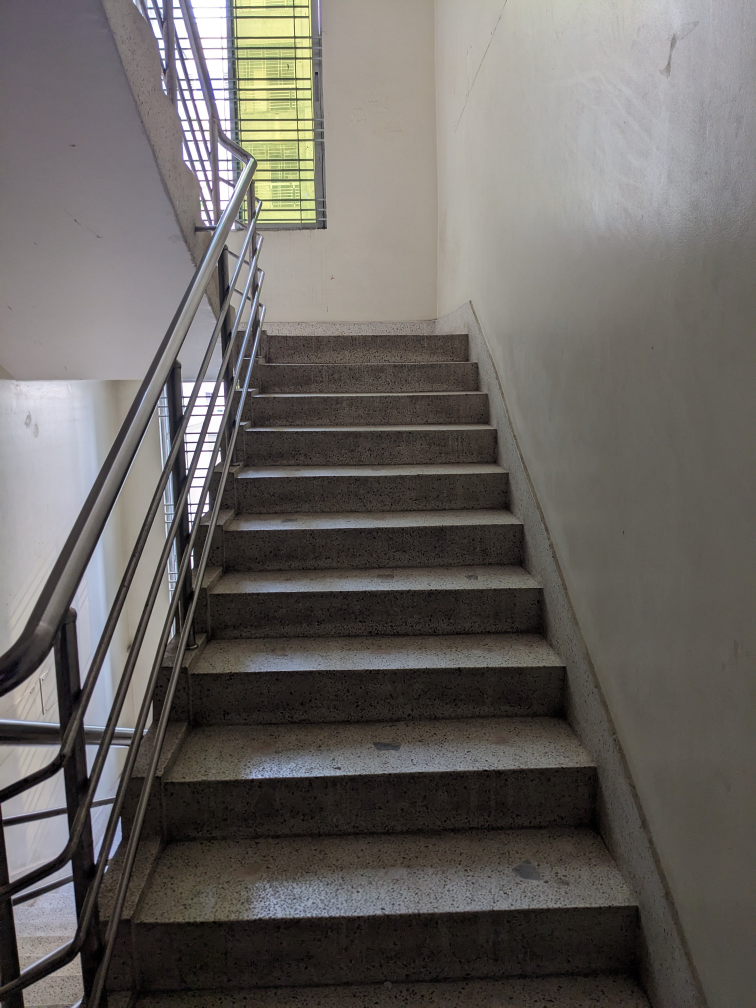
#> input picture stairs 2.jpg, 3024 x 4032 px (shown at 1/4 size)
$ python test2.py
#> lines starting #> are read from the running program, lines starting #| are printed output that depends on the picture; after the words box and inside, x2 and y2 are one past the last pixel; in counts of white or black regions, pixels touching at a corner belong together
import cv2
import numpy as np

# Load the image
img = cv2.imread("stairs 2.jpg")
#> img is the input picture: shape (4032, 3024, 3); mean B, G, R 97.6, 101.1, 105.1
img = cv2.resize(img, None, fx=0.2, fy=0.2)
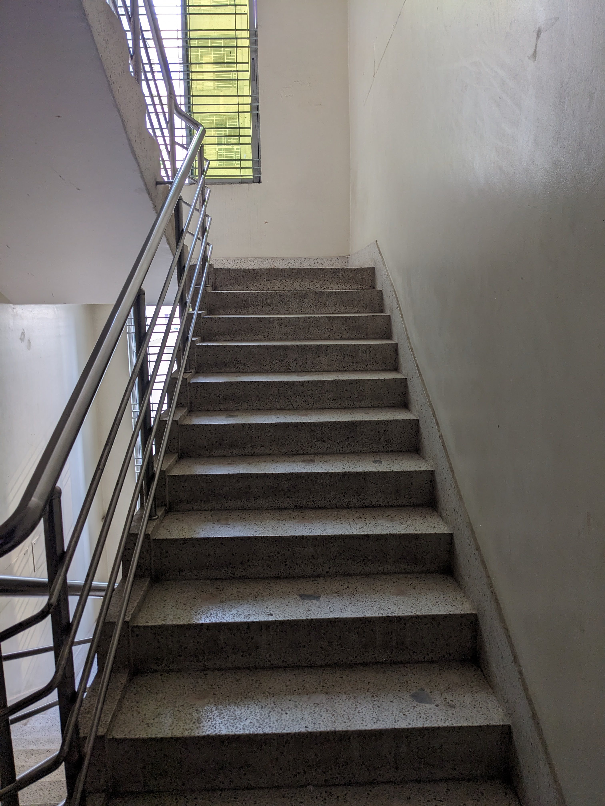
#> img: shape (806, 605, 3); mean B, G, R 97.6, 101.1, 105.1
cv2.imshow("Source", img)

# Apply Gaussian blur to get good results
img_blur = cv2.GaussianBlur(img, (5, 5), 0)

# Edge detection using Canny
dst = cv2.Canny(img_blur, 80, 240, 3)
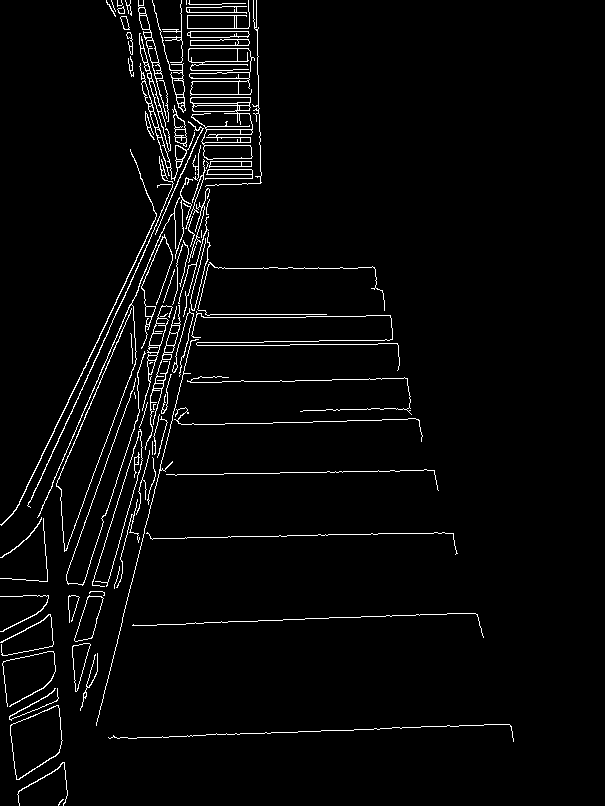
#> dst: shape (806, 605); 3.2% white in thin lines or dots, all inside (x1, y1, x2, y2) = (0, 0, 514, 806)
out_img = cv2.cvtColor(dst, cv2.COLOR_GRAY2BGR)
control = cv2.cvtColor(dst, cv2.COLOR_GRAY2BGR)

# Line detection using HoughLinesP
lines = cv2.HoughLinesP(dst, 1, np.pi / 180, 30, minLineLength=60, maxLineGap=5)
#> lines = 55 rows, first 6: [96, 724, 192, 336], [83, 584, 139, 410], [69, 417, 172, 186], [107, 585, 127, 514], [190, 302, 208, 232], [76, 691, 142, 458]


y_keeper_for_lines = []

if lines is not None:
    for i in range(1, len(lines)):
        l = lines[i][0]
        cv2.line(control, (l[0], l[1]), (l[2], l[3]), (0, 0, 255), 3, cv2.LINE_AA)
#> this loop made 54 passes
#> l on passes 1 to 12: [83, 584, 139, 410], [69, 417, 172, 186], [107, 585, 127, 514], [190, 302, 208, 232], [76, 691, 142, 458], [66, 550, 131, 371], [148, 346, 184, 242], [185, 537, 327, 535], [88, 597, 140, 429], [337, 617, 475, 613], [99, 483, 144, 352], [28, 506, 70, 413]
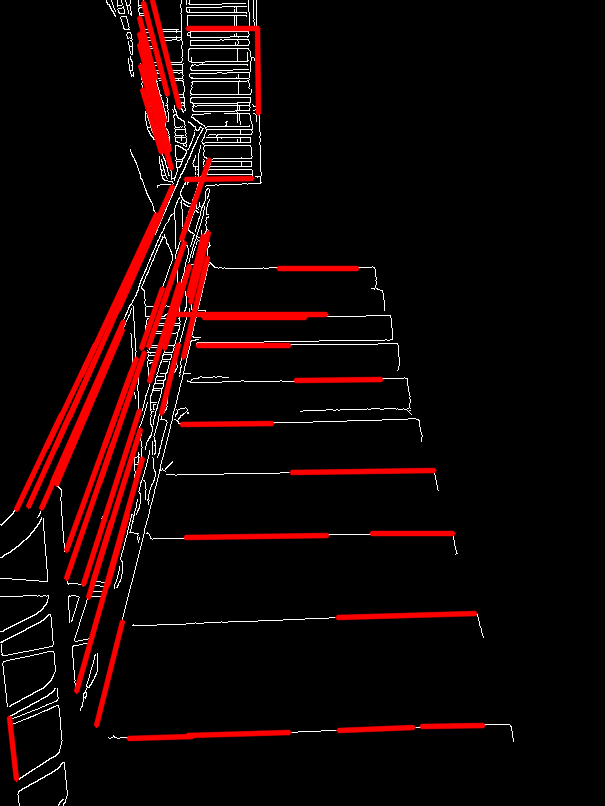
#> control: shape (806, 605, 3); mean B, G, R 4.9, 4.9, 19.5

    l = lines[0][0]
#> l = [96, 724, 192, 336]
    cv2.line(out_img, (0, l[1]), (img.shape[1], l[1]), (0, 0, 255), 3, cv2.LINE_AA)
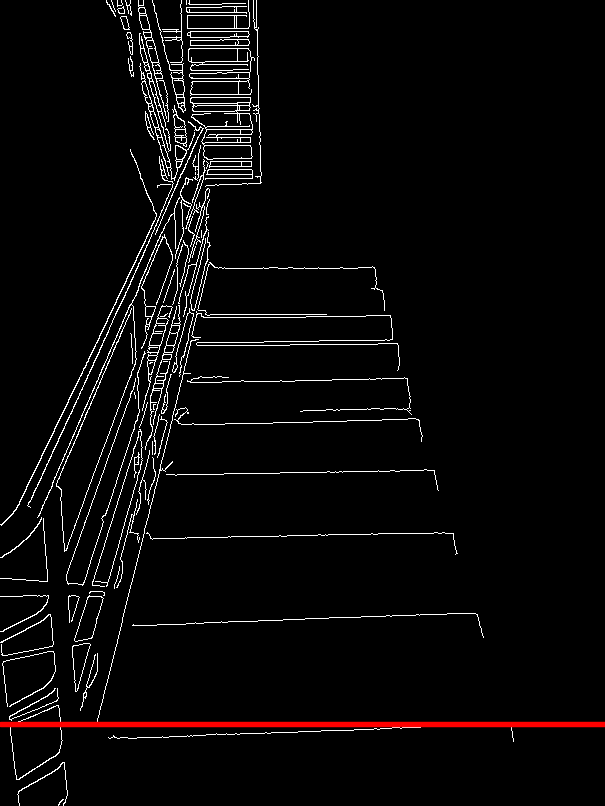
#> out_img: shape (806, 605, 3); mean B, G, R 8, 8, 9.7
    y_keeper_for_lines.append(l[1])

    okey = 1
    stair_counter = 1

    print(lines)
#> (printed output is left out)

    for i in range(1, len(lines)):
        l = lines[i][0]
        for m in y_keeper_for_lines:
            if abs(m - l[1]) < 15:
                okey = 0

        if okey:
            cv2.line(out_img, (0, l[1]), (img.shape[1], l[1]), (0, 0, 255), 3, cv2.LINE_AA)
            y_keeper_for_lines.append(l[1])
            stair_counter += 1
        okey = 1
#> this loop made 54 passes
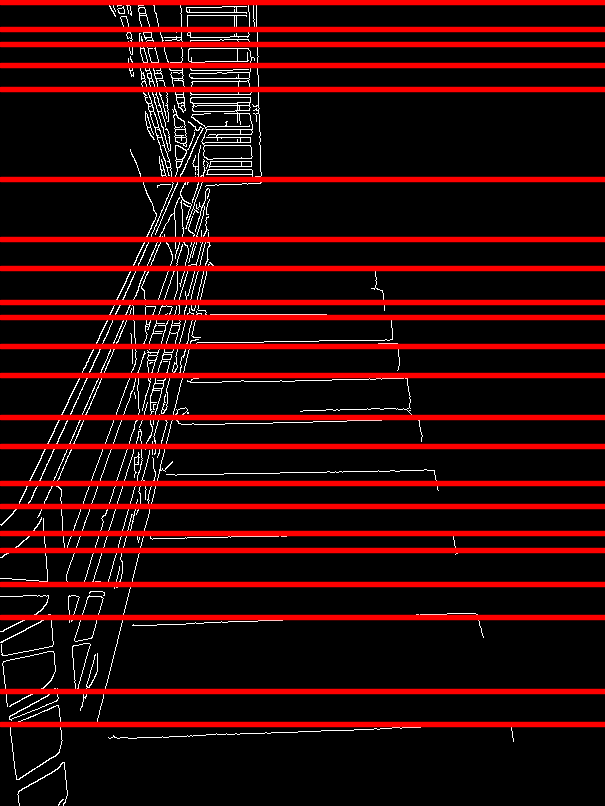
#> out_img: shape (806, 605, 3); 18.11% of pixels changed, all inside (x1, y1, x2, y2) = (0, 0, 605, 695)
#> after the loop, stair_counter = 22; y_keeper_for_lines = [724, 584, 417, 302, 691, 550, 346, 617, 483, 506, 375, 446, 239, 2, 317, 29, 533, 44, 268, 65, 179, 89]

    cv2.putText(out_img, "Stair number:" + str(stair_counter), (40, 60), cv2.FONT_HERSHEY_SIMPLEX, 1.5, (0, 255, 0), 2)
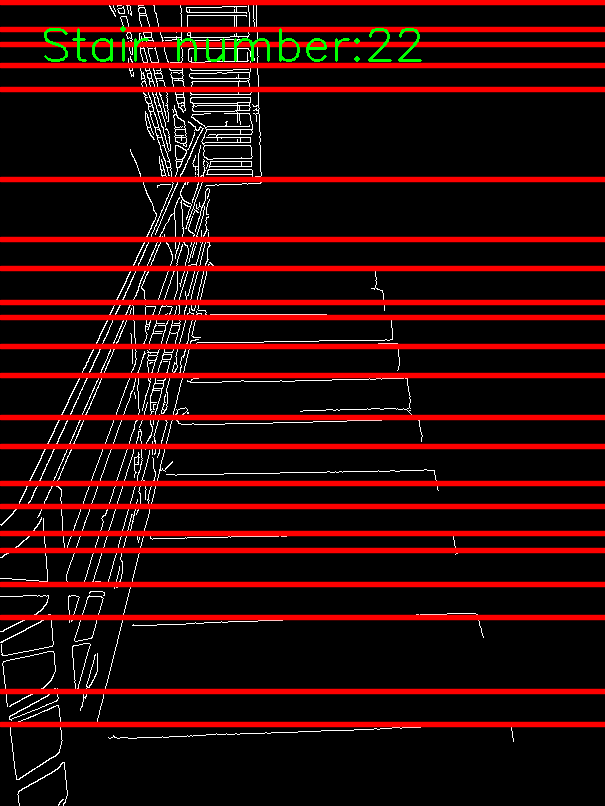
#> out_img: shape (806, 605, 3); 0.51% of pixels changed, all inside (x1, y1, x2, y2) = (44, 26, 422, 62)
    cv2.imshow("Before", img)
    cv2.imshow("Control", control)
    cv2.imshow("Detected lines", out_img)
    cv2.waitKey(0)
    cv2.destroyAllWindows()
